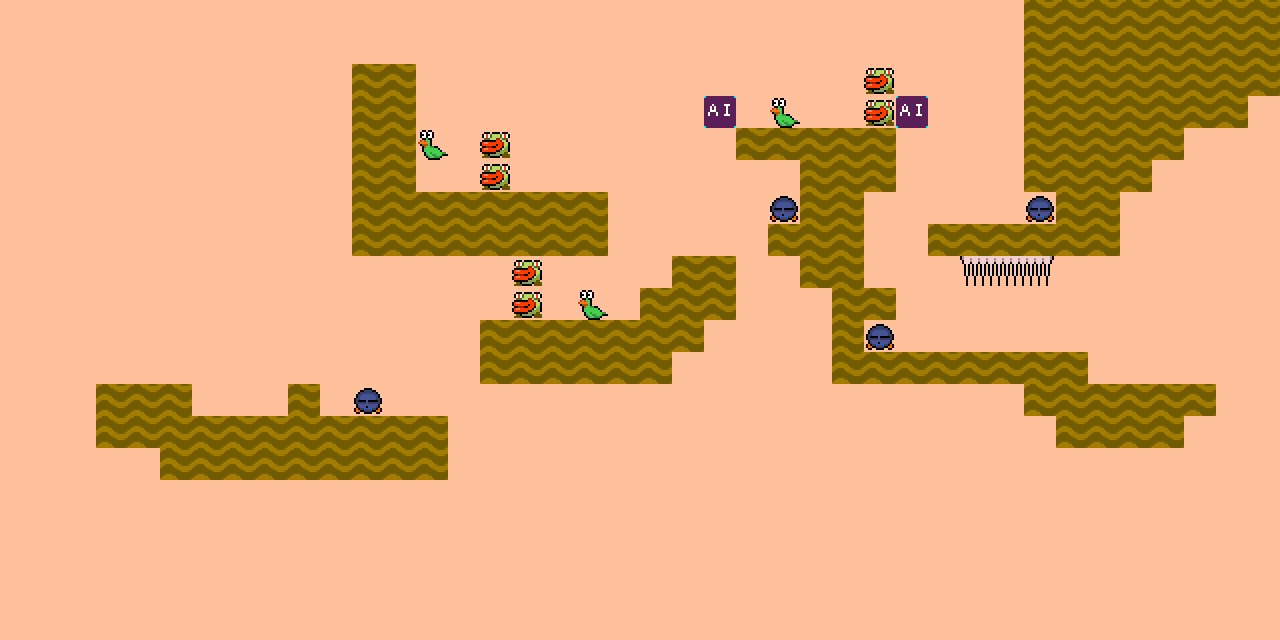

A level layout from a 2D game, rendered from its tile map. Below: a short description, then the map file with tile-grid data replaced by summaries:
An orthogonal 40x20 tile map with 32x32 px tiles, 2 tile layers (Tile Layer 1, Tile Layer 2) and 2 objects.

<map version="1.0" orientation="orthogonal" renderorder="right-down" width="40" height="20" tilewidth="32" tileheight="32" nextobjectid="3">
 <tileset firstgid="1" name="World2Tiles" tilewidth="32" tileheight="32" tilecount="120">
  <image source="World2Tiles.png" width="480" height="256" />
 </tileset>
 <layer name="Tile Layer 1" width="40" height="20">
  <data>[800 cells, 800 non-empty, 5 distinct tile ids]</data>
 </layer>
 <layer name="Tile Layer 2" width="40" height="20">
  <data>[800 cells, 15 non-empty, 4 distinct tile ids]</data>
 </layer>
 <objectgroup name="Object Layer 1">
  <object id="1" gid="2" x="128" y="384" width="32" height="32">
   <properties>
    <property name="map" value="Stage1-33" />
    <property name="type" value="portal" />
   </properties>
  </object>
  <object id="2" gid="2" x="1152" y="384" width="32" height="32">
   <properties>
    <property name="map" value="Stage1-6" />
    <property name="type" value="portal" />
   </properties>
  </object>
 </objectgroup>
</map>
